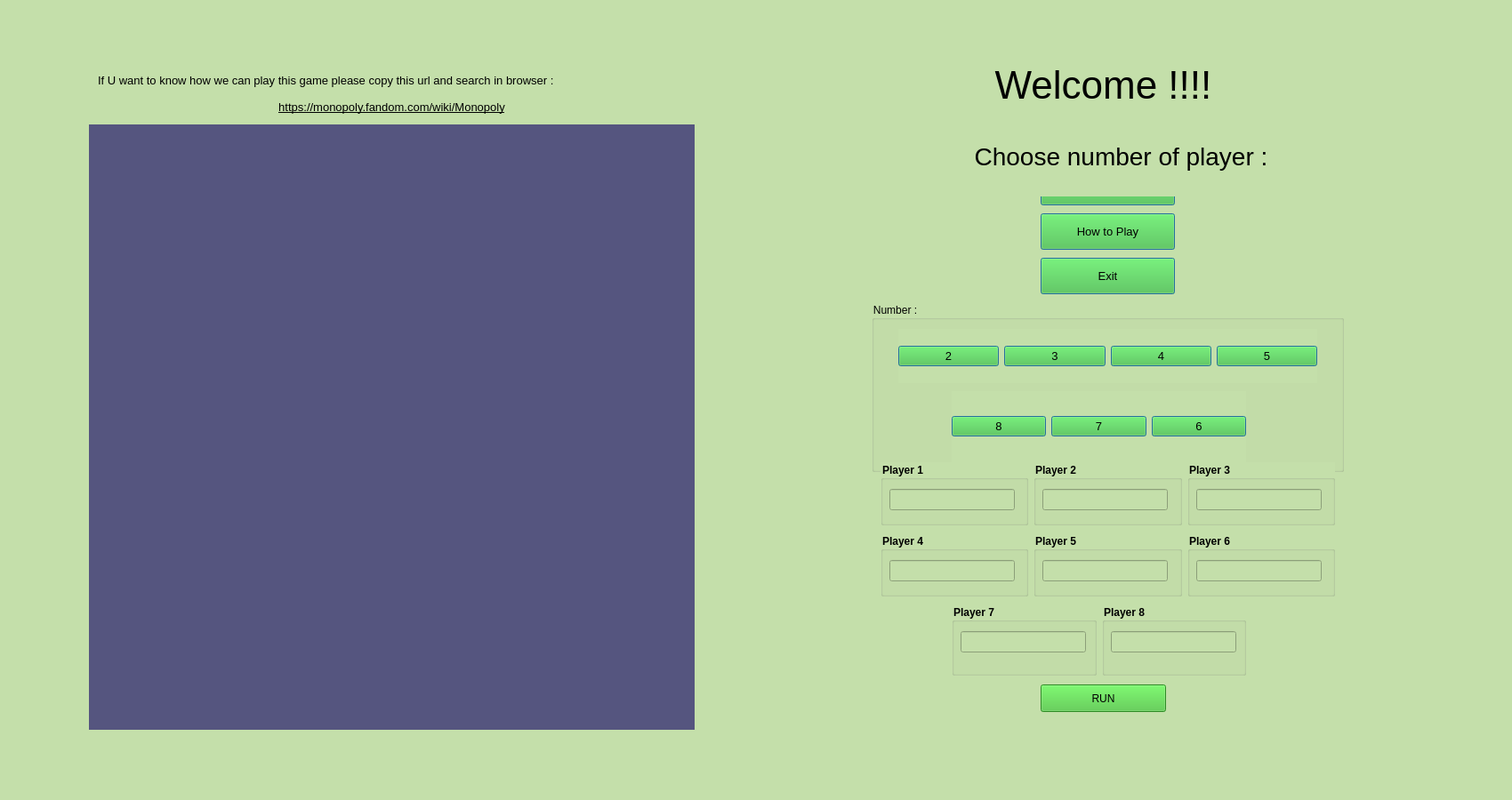
<?xml version="1.0" encoding="UTF-8"?>
<ui version="4.0">
 <class>MainWindow</class>
 <widget class="QMainWindow" name="MainWindow">
  <property name="geometry">
   <rect>
    <x>0</x>
    <y>0</y>
    <width>1700</width>
    <height>900</height>
   </rect>
  </property>
  <property name="windowTitle">
   <string>MainWindow</string>
  </property>
  <property name="styleSheet">
   <string notr="true">background-color:rgb(196, 223, 170);
color: black
</string>
  </property>
  <widget class="QWidget" name="centralwidget">
   <widget class="QLabel" name="label_image">
    <property name="geometry">
     <rect>
      <x>100</x>
      <y>140</y>
      <width>681</width>
      <height>681</height>
     </rect>
    </property>
    <property name="styleSheet">
     <string notr="true">background-color:rgb(85, 85, 127)</string>
    </property>
    <property name="text">
     <string/>
    </property>
   </widget>
   <widget class="QPushButton" name="pushButton">
    <property name="geometry">
     <rect>
      <x>1170</x>
      <y>190</y>
      <width>151</width>
      <height>41</height>
     </rect>
    </property>
    <property name="font">
     <font>
      <pointsize>10</pointsize>
      <stylestrategy>NoAntialias</stylestrategy>
     </font>
    </property>
    <property name="cursor">
     <cursorShape>PointingHandCursor</cursorShape>
    </property>
    <property name="styleSheet">
     <string notr="true">background-color:rgb(67, 194, 53)</string>
    </property>
    <property name="text">
     <string>Start</string>
    </property>
    <property name="autoDefault">
     <bool>false</bool>
    </property>
    <property name="default">
     <bool>true</bool>
    </property>
    <property name="flat">
     <bool>false</bool>
    </property>
   </widget>
   <widget class="QPushButton" name="pushButton_2">
    <property name="geometry">
     <rect>
      <x>1170</x>
      <y>290</y>
      <width>151</width>
      <height>41</height>
     </rect>
    </property>
    <property name="font">
     <font>
      <pointsize>10</pointsize>
     </font>
    </property>
    <property name="cursor">
     <cursorShape>PointingHandCursor</cursorShape>
    </property>
    <property name="styleSheet">
     <string notr="true">background-color:rgb(67, 194, 53)</string>
    </property>
    <property name="text">
     <string>Exit</string>
    </property>
    <property name="default">
     <bool>true</bool>
    </property>
   </widget>
   <widget class="QLabel" name="label">
    <property name="geometry">
     <rect>
      <x>950</x>
      <y>50</y>
      <width>581</width>
      <height>91</height>
     </rect>
    </property>
    <property name="font">
     <font>
      <pointsize>33</pointsize>
     </font>
    </property>
    <property name="text">
     <string>Welcome !!!!</string>
    </property>
    <property name="alignment">
     <set>Qt::AlignCenter</set>
    </property>
   </widget>
   <widget class="QLabel" name="label_2">
    <property name="geometry">
     <rect>
      <x>920</x>
      <y>130</y>
      <width>681</width>
      <height>91</height>
     </rect>
    </property>
    <property name="font">
     <font>
      <pointsize>21</pointsize>
     </font>
    </property>
    <property name="text">
     <string>Choose number of player :</string>
    </property>
    <property name="alignment">
     <set>Qt::AlignCenter</set>
    </property>
   </widget>
   <widget class="QGroupBox" name="groupBox">
    <property name="geometry">
     <rect>
      <x>980</x>
      <y>340</y>
      <width>531</width>
      <height>191</height>
     </rect>
    </property>
    <property name="font">
     <font>
      <weight>50</weight>
      <bold>false</bold>
     </font>
    </property>
    <property name="title">
     <string>Number :</string>
    </property>
    <property name="flat">
     <bool>true</bool>
    </property>
    <property name="checkable">
     <bool>false</bool>
    </property>
    <widget class="QWidget" name="gridLayoutWidget_2">
     <property name="geometry">
      <rect>
       <x>90</x>
       <y>100</y>
       <width>331</width>
       <height>80</height>
      </rect>
     </property>
     <layout class="QGridLayout" name="gridLayout_2">
      <item row="0" column="1">
       <widget class="QPushButton" name="pushButton_member7">
        <property name="font">
         <font>
          <pointsize>10</pointsize>
         </font>
        </property>
        <property name="cursor">
         <cursorShape>PointingHandCursor</cursorShape>
        </property>
        <property name="styleSheet">
         <string notr="true">background-color:rgb(67, 194, 53)</string>
        </property>
        <property name="text">
         <string>7</string>
        </property>
        <property name="default">
         <bool>true</bool>
        </property>
       </widget>
      </item>
      <item row="0" column="0">
       <widget class="QPushButton" name="pushButton_member8">
        <property name="font">
         <font>
          <pointsize>10</pointsize>
         </font>
        </property>
        <property name="cursor">
         <cursorShape>PointingHandCursor</cursorShape>
        </property>
        <property name="styleSheet">
         <string notr="true">background-color:rgb(67, 194, 53)</string>
        </property>
        <property name="text">
         <string>8</string>
        </property>
        <property name="default">
         <bool>true</bool>
        </property>
       </widget>
      </item>
      <item row="0" column="2">
       <widget class="QPushButton" name="pushButton_member6">
        <property name="font">
         <font>
          <pointsize>10</pointsize>
         </font>
        </property>
        <property name="cursor">
         <cursorShape>PointingHandCursor</cursorShape>
        </property>
        <property name="styleSheet">
         <string notr="true">background-color:rgb(67, 194, 53)</string>
        </property>
        <property name="text">
         <string>6</string>
        </property>
        <property name="default">
         <bool>true</bool>
        </property>
       </widget>
      </item>
     </layout>
    </widget>
    <widget class="QWidget" name="gridLayoutWidget">
     <property name="geometry">
      <rect>
       <x>30</x>
       <y>30</y>
       <width>471</width>
       <height>61</height>
      </rect>
     </property>
     <layout class="QGridLayout" name="gridLayout">
      <item row="0" column="0">
       <widget class="QPushButton" name="pushButton_member2">
        <property name="font">
         <font>
          <pointsize>10</pointsize>
         </font>
        </property>
        <property name="cursor">
         <cursorShape>PointingHandCursor</cursorShape>
        </property>
        <property name="styleSheet">
         <string notr="true">background-color:rgb(67, 194, 53)</string>
        </property>
        <property name="text">
         <string>2</string>
        </property>
        <property name="default">
         <bool>true</bool>
        </property>
       </widget>
      </item>
      <item row="0" column="3">
       <widget class="QPushButton" name="pushButton_member5">
        <property name="font">
         <font>
          <pointsize>10</pointsize>
         </font>
        </property>
        <property name="cursor">
         <cursorShape>PointingHandCursor</cursorShape>
        </property>
        <property name="styleSheet">
         <string notr="true">background-color:rgb(67, 194, 53)</string>
        </property>
        <property name="text">
         <string>5</string>
        </property>
        <property name="default">
         <bool>true</bool>
        </property>
       </widget>
      </item>
      <item row="0" column="2">
       <widget class="QPushButton" name="pushButton_member4">
        <property name="font">
         <font>
          <pointsize>10</pointsize>
         </font>
        </property>
        <property name="cursor">
         <cursorShape>PointingHandCursor</cursorShape>
        </property>
        <property name="styleSheet">
         <string notr="true">background-color:rgb(67, 194, 53)</string>
        </property>
        <property name="text">
         <string>4</string>
        </property>
        <property name="default">
         <bool>true</bool>
        </property>
       </widget>
      </item>
      <item row="0" column="1">
       <widget class="QPushButton" name="pushButton_member3">
        <property name="font">
         <font>
          <pointsize>10</pointsize>
         </font>
        </property>
        <property name="cursor">
         <cursorShape>PointingHandCursor</cursorShape>
        </property>
        <property name="styleSheet">
         <string notr="true">background-color:rgb(67, 194, 53)</string>
        </property>
        <property name="text">
         <string>3</string>
        </property>
        <property name="default">
         <bool>true</bool>
        </property>
       </widget>
      </item>
     </layout>
    </widget>
   </widget>
   <widget class="QWidget" name="gridLayoutWidget_3">
    <property name="geometry">
     <rect>
      <x>990</x>
      <y>520</y>
      <width>511</width>
      <height>71</height>
     </rect>
    </property>
    <layout class="QGridLayout" name="gridLayout_3">
     <item row="0" column="2">
      <layout class="QHBoxLayout" name="horizontalLayout_10">
       <item>
        <widget class="QGroupBox" name="groupBox_6">
         <property name="font">
          <font>
           <pointsize>9</pointsize>
           <weight>75</weight>
           <bold>true</bold>
          </font>
         </property>
         <property name="title">
          <string>Player 3</string>
         </property>
         <widget class="QLineEdit" name="lineEdit_name3">
          <property name="geometry">
           <rect>
            <x>10</x>
            <y>30</y>
            <width>141</width>
            <height>24</height>
           </rect>
          </property>
         </widget>
        </widget>
       </item>
      </layout>
     </item>
     <item row="0" column="0">
      <layout class="QHBoxLayout" name="horizontalLayout_9">
       <item>
        <widget class="QGroupBox" name="groupBox_5">
         <property name="font">
          <font>
           <pointsize>9</pointsize>
           <weight>75</weight>
           <bold>true</bold>
          </font>
         </property>
         <property name="title">
          <string>Player 1</string>
         </property>
         <widget class="QLineEdit" name="lineEdit_name1">
          <property name="geometry">
           <rect>
            <x>10</x>
            <y>30</y>
            <width>141</width>
            <height>24</height>
           </rect>
          </property>
         </widget>
        </widget>
       </item>
      </layout>
     </item>
     <item row="0" column="1">
      <layout class="QHBoxLayout" name="horizontalLayout_7">
       <item>
        <widget class="QGroupBox" name="groupBox_3">
         <property name="font">
          <font>
           <pointsize>9</pointsize>
           <weight>75</weight>
           <bold>true</bold>
          </font>
         </property>
         <property name="title">
          <string>Player 2</string>
         </property>
         <widget class="QLineEdit" name="lineEdit_name2">
          <property name="geometry">
           <rect>
            <x>10</x>
            <y>30</y>
            <width>141</width>
            <height>24</height>
           </rect>
          </property>
         </widget>
        </widget>
       </item>
      </layout>
     </item>
    </layout>
   </widget>
   <widget class="QWidget" name="gridLayoutWidget_4">
    <property name="geometry">
     <rect>
      <x>990</x>
      <y>600</y>
      <width>511</width>
      <height>71</height>
     </rect>
    </property>
    <layout class="QGridLayout" name="gridLayout_4">
     <item row="0" column="2">
      <layout class="QHBoxLayout" name="horizontalLayout_12">
       <item>
        <widget class="QGroupBox" name="groupBox_7">
         <property name="font">
          <font>
           <pointsize>9</pointsize>
           <weight>75</weight>
           <bold>true</bold>
          </font>
         </property>
         <property name="title">
          <string>Player 6</string>
         </property>
         <widget class="QLineEdit" name="lineEdit_name6">
          <property name="geometry">
           <rect>
            <x>10</x>
            <y>30</y>
            <width>141</width>
            <height>24</height>
           </rect>
          </property>
         </widget>
        </widget>
       </item>
      </layout>
     </item>
     <item row="0" column="0">
      <layout class="QHBoxLayout" name="horizontalLayout_13">
       <item>
        <widget class="QGroupBox" name="groupBox_8">
         <property name="font">
          <font>
           <pointsize>9</pointsize>
           <weight>75</weight>
           <bold>true</bold>
          </font>
         </property>
         <property name="title">
          <string>Player 4</string>
         </property>
         <widget class="QLineEdit" name="lineEdit_name4">
          <property name="geometry">
           <rect>
            <x>10</x>
            <y>30</y>
            <width>141</width>
            <height>24</height>
           </rect>
          </property>
         </widget>
        </widget>
       </item>
      </layout>
     </item>
     <item row="0" column="1">
      <layout class="QHBoxLayout" name="horizontalLayout_14">
       <item>
        <widget class="QGroupBox" name="groupBox_9">
         <property name="font">
          <font>
           <pointsize>9</pointsize>
           <weight>75</weight>
           <bold>true</bold>
          </font>
         </property>
         <property name="title">
          <string>Player 5</string>
         </property>
         <widget class="QLineEdit" name="lineEdit_name5">
          <property name="geometry">
           <rect>
            <x>10</x>
            <y>30</y>
            <width>141</width>
            <height>24</height>
           </rect>
          </property>
         </widget>
        </widget>
       </item>
      </layout>
     </item>
    </layout>
   </widget>
   <widget class="QWidget" name="gridLayoutWidget_5">
    <property name="geometry">
     <rect>
      <x>1070</x>
      <y>680</y>
      <width>331</width>
      <height>80</height>
     </rect>
    </property>
    <layout class="QGridLayout" name="gridLayout_5">
     <item row="0" column="0">
      <layout class="QHBoxLayout" name="horizontalLayout_16">
       <item>
        <widget class="QGroupBox" name="groupBox_11">
         <property name="font">
          <font>
           <pointsize>9</pointsize>
           <weight>75</weight>
           <bold>true</bold>
          </font>
         </property>
         <property name="title">
          <string>Player 7</string>
         </property>
         <widget class="QLineEdit" name="lineEdit_name7">
          <property name="geometry">
           <rect>
            <x>10</x>
            <y>30</y>
            <width>141</width>
            <height>24</height>
           </rect>
          </property>
         </widget>
        </widget>
       </item>
      </layout>
     </item>
     <item row="0" column="1">
      <layout class="QHBoxLayout" name="horizontalLayout_15">
       <item>
        <widget class="QGroupBox" name="groupBox_10">
         <property name="font">
          <font>
           <pointsize>9</pointsize>
           <weight>75</weight>
           <bold>true</bold>
          </font>
         </property>
         <property name="title">
          <string>Player 8</string>
         </property>
         <widget class="QLineEdit" name="lineEdit_name8">
          <property name="geometry">
           <rect>
            <x>10</x>
            <y>30</y>
            <width>141</width>
            <height>24</height>
           </rect>
          </property>
         </widget>
        </widget>
       </item>
      </layout>
     </item>
    </layout>
   </widget>
   <widget class="QPushButton" name="pushButton_run">
    <property name="geometry">
     <rect>
      <x>1170</x>
      <y>770</y>
      <width>141</width>
      <height>31</height>
     </rect>
    </property>
    <property name="styleSheet">
     <string notr="true">background-color:rgb(67, 194, 53)</string>
    </property>
    <property name="text">
     <string>RUN</string>
    </property>
   </widget>
   <widget class="QPushButton" name="pushButton_4">
    <property name="geometry">
     <rect>
      <x>1170</x>
      <y>240</y>
      <width>151</width>
      <height>41</height>
     </rect>
    </property>
    <property name="font">
     <font>
      <pointsize>10</pointsize>
     </font>
    </property>
    <property name="cursor">
     <cursorShape>PointingHandCursor</cursorShape>
    </property>
    <property name="styleSheet">
     <string notr="true">background-color:rgb(67, 194, 53)</string>
    </property>
    <property name="text">
     <string>How to Play</string>
    </property>
    <property name="default">
     <bool>true</bool>
    </property>
   </widget>
   <widget class="QLabel" name="label_3">
    <property name="geometry">
     <rect>
      <x>110</x>
      <y>80</y>
      <width>681</width>
      <height>20</height>
     </rect>
    </property>
    <property name="font">
     <font>
      <pointsize>10</pointsize>
      <weight>50</weight>
      <bold>false</bold>
     </font>
    </property>
    <property name="text">
     <string>If U want to know how we can play this game please copy this url and search in browser :</string>
    </property>
   </widget>
   <widget class="QLabel" name="label_4">
    <property name="geometry">
     <rect>
      <x>110</x>
      <y>110</y>
      <width>661</width>
      <height>20</height>
     </rect>
    </property>
    <property name="font">
     <font>
      <pointsize>10</pointsize>
      <weight>50</weight>
      <bold>false</bold>
      <underline>true</underline>
     </font>
    </property>
    <property name="text">
     <string>https://monopoly.fandom.com/wiki/Monopoly</string>
    </property>
    <property name="alignment">
     <set>Qt::AlignCenter</set>
    </property>
    <property name="openExternalLinks">
     <bool>true</bool>
    </property>
   </widget>
   <zorder>pushButton</zorder>
   <zorder>label_image</zorder>
   <zorder>pushButton_2</zorder>
   <zorder>label</zorder>
   <zorder>label_2</zorder>
   <zorder>groupBox</zorder>
   <zorder>gridLayoutWidget_3</zorder>
   <zorder>gridLayoutWidget_4</zorder>
   <zorder>gridLayoutWidget_5</zorder>
   <zorder>pushButton_run</zorder>
   <zorder>pushButton_4</zorder>
   <zorder>label_3</zorder>
   <zorder>label_4</zorder>
  </widget>
  <widget class="QMenuBar" name="menubar">
   <property name="geometry">
    <rect>
     <x>0</x>
     <y>0</y>
     <width>1700</width>
     <height>25</height>
    </rect>
   </property>
  </widget>
 </widget>
 <resources/>
 <connections>
  <connection>
   <sender>pushButton</sender>
   <signal>clicked()</signal>
   <receiver>label</receiver>
   <slot>close()</slot>
   <hints>
    <hint type="sourcelabel">
     <x>1314</x>
     <y>255</y>
    </hint>
    <hint type="destinationlabel">
     <x>1351</x>
     <y>165</y>
    </hint>
   </hints>
  </connection>
  <connection>
   <sender>pushButton</sender>
   <signal>clicked()</signal>
   <receiver>pushButton</receiver>
   <slot>close()</slot>
   <hints>
    <hint type="sourcelabel">
     <x>1307</x>
     <y>255</y>
    </hint>
    <hint type="destinationlabel">
     <x>1236</x>
     <y>241</y>
    </hint>
   </hints>
  </connection>
  <connection>
   <sender>pushButton</sender>
   <signal>clicked()</signal>
   <receiver>pushButton_2</receiver>
   <slot>close()</slot>
   <hints>
    <hint type="sourcelabel">
     <x>1176</x>
     <y>249</y>
    </hint>
    <hint type="destinationlabel">
     <x>1199</x>
     <y>344</y>
    </hint>
   </hints>
  </connection>
  <connection>
   <sender>pushButton</sender>
   <signal>clicked()</signal>
   <receiver>label_2</receiver>
   <slot>show()</slot>
   <hints>
    <hint type="sourcelabel">
     <x>1170</x>
     <y>255</y>
    </hint>
    <hint type="destinationlabel">
     <x>1014</x>
     <y>239</y>
    </hint>
   </hints>
  </connection>
  <connection>
   <sender>pushButton</sender>
   <signal>clicked()</signal>
   <receiver>groupBox</receiver>
   <slot>show()</slot>
   <hints>
    <hint type="sourcelabel">
     <x>1186</x>
     <y>255</y>
    </hint>
    <hint type="destinationlabel">
     <x>1053</x>
     <y>388</y>
    </hint>
   </hints>
  </connection>
  <connection>
   <sender>pushButton</sender>
   <signal>clicked()</signal>
   <receiver>pushButton_4</receiver>
   <slot>close()</slot>
   <hints>
    <hint type="sourcelabel">
     <x>1257</x>
     <y>251</y>
    </hint>
    <hint type="destinationlabel">
     <x>1274</x>
     <y>295</y>
    </hint>
   </hints>
  </connection>
  <connection>
   <sender>pushButton_4</sender>
   <signal>clicked()</signal>
   <receiver>label_3</receiver>
   <slot>show()</slot>
   <hints>
    <hint type="sourcelabel">
     <x>1183</x>
     <y>284</y>
    </hint>
    <hint type="destinationlabel">
     <x>755</x>
     <y>68</y>
    </hint>
   </hints>
  </connection>
  <connection>
   <sender>pushButton_4</sender>
   <signal>clicked()</signal>
   <receiver>label_4</receiver>
   <slot>show()</slot>
   <hints>
    <hint type="sourcelabel">
     <x>1225</x>
     <y>284</y>
    </hint>
    <hint type="destinationlabel">
     <x>661</x>
     <y>93</y>
    </hint>
   </hints>
  </connection>
 </connections>
</ui>
